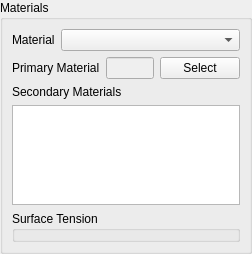
<?xml version="1.0" encoding="UTF-8"?>
<ui version="4.0">
 <class>MaterialsWidget</class>
 <widget class="QWidget" name="MaterialsWidget">
  <property name="geometry">
   <rect>
    <x>0</x>
    <y>0</y>
    <width>252</width>
    <height>210</height>
   </rect>
  </property>
  <property name="windowTitle">
   <string>Form</string>
  </property>
  <layout class="QVBoxLayout" name="verticalLayout">
   <property name="leftMargin">
    <number>0</number>
   </property>
   <property name="topMargin">
    <number>0</number>
   </property>
   <property name="rightMargin">
    <number>0</number>
   </property>
   <property name="bottomMargin">
    <number>0</number>
   </property>
   <item>
    <widget class="QGroupBox" name="groupBox">
     <property name="title">
      <string>Materials</string>
     </property>
     <layout class="QVBoxLayout" name="verticalLayout_2">
      <item>
       <widget class="QWidget" name="singlephase" native="true">
        <layout class="QFormLayout" name="formLayout">
         <property name="leftMargin">
          <number>0</number>
         </property>
         <property name="topMargin">
          <number>0</number>
         </property>
         <property name="rightMargin">
          <number>0</number>
         </property>
         <property name="bottomMargin">
          <number>0</number>
         </property>
         <item row="0" column="0">
          <widget class="QLabel" name="label_3">
           <property name="text">
            <string>Material</string>
           </property>
          </widget>
         </item>
         <item row="0" column="1">
          <widget class="QComboBox" name="material"/>
         </item>
        </layout>
       </widget>
      </item>
      <item>
       <widget class="QWidget" name="multiphase" native="true">
        <layout class="QVBoxLayout" name="verticalLayout_4">
         <property name="leftMargin">
          <number>0</number>
         </property>
         <property name="topMargin">
          <number>0</number>
         </property>
         <property name="rightMargin">
          <number>0</number>
         </property>
         <property name="bottomMargin">
          <number>0</number>
         </property>
         <item>
          <widget class="QWidget" name="widget_2" native="true">
           <layout class="QHBoxLayout" name="horizontalLayout">
            <property name="leftMargin">
             <number>0</number>
            </property>
            <property name="topMargin">
             <number>0</number>
            </property>
            <property name="rightMargin">
             <number>0</number>
            </property>
            <property name="bottomMargin">
             <number>0</number>
            </property>
            <item>
             <widget class="QLabel" name="label">
              <property name="text">
               <string>Primary Material</string>
              </property>
             </widget>
            </item>
            <item>
             <widget class="QLineEdit" name="primaryMaterial">
              <property name="enabled">
               <bool>false</bool>
              </property>
             </widget>
            </item>
            <item>
             <widget class="QPushButton" name="materialsSelect">
              <property name="text">
               <string>Select</string>
              </property>
             </widget>
            </item>
           </layout>
          </widget>
         </item>
         <item>
          <widget class="QWidget" name="fluid" native="true">
           <layout class="QVBoxLayout" name="verticalLayout_3">
            <property name="leftMargin">
             <number>0</number>
            </property>
            <property name="topMargin">
             <number>0</number>
            </property>
            <property name="rightMargin">
             <number>0</number>
            </property>
            <property name="bottomMargin">
             <number>0</number>
            </property>
            <item>
             <widget class="QLabel" name="label_2">
              <property name="text">
               <string>Secondary Materials</string>
              </property>
             </widget>
            </item>
            <item>
             <widget class="QListWidget" name="secondaryMaterials">
              <property name="sizePolicy">
               <sizepolicy hsizetype="Expanding" vsizetype="Fixed">
                <horstretch>0</horstretch>
                <verstretch>0</verstretch>
               </sizepolicy>
              </property>
              <property name="maximumSize">
               <size>
                <width>16777215</width>
                <height>100</height>
               </size>
              </property>
              <property name="editTriggers">
               <set>QAbstractItemView::NoEditTriggers</set>
              </property>
              <property name="selectionMode">
               <enum>QAbstractItemView::NoSelection</enum>
              </property>
             </widget>
            </item>
            <item>
             <widget class="QGroupBox" name="surfaceTension">
              <property name="title">
               <string>Surface Tension</string>
              </property>
             </widget>
            </item>
           </layout>
          </widget>
         </item>
        </layout>
       </widget>
      </item>
     </layout>
    </widget>
   </item>
  </layout>
 </widget>
 <resources/>
 <connections/>
</ui>
